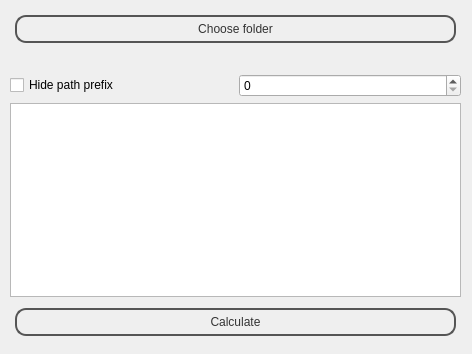
<?xml version="1.0" encoding="UTF-8"?>
<ui version="4.0">
 <class>mainWindow</class>
 <widget class="QWidget" name="mainWindow">
  <property name="geometry">
   <rect>
    <x>0</x>
    <y>0</y>
    <width>472</width>
    <height>354</height>
   </rect>
  </property>
  <property name="windowTitle">
   <string>mainWindow</string>
  </property>
  <widget class="QWidget" name="gridLayoutWidget">
   <property name="geometry">
    <rect>
     <x>10</x>
     <y>10</y>
     <width>451</width>
     <height>331</height>
    </rect>
   </property>
   <layout class="QGridLayout" name="gridLayout">
    <item row="4" column="0" colspan="2">
     <widget class="QPushButton" name="pushButton_calculate">
      <property name="styleSheet">
       <string notr="true">QPushButton {
margin: 5px;
color: #333;
border: 2px solid #555;
border-radius: 11px;
padding: 5px;
background: qradialgradient(cx: 0.3, cy: -0.4,
fx: 0.3, fy: -0.4,
radius: 1.35, stop: 0 #4ff, stop: 1 #A99);
min-width: 80px;
}

QPushButton:hover {
background: qradialgradient(cx: 0.3, cy: -0.4,
fx: 0.3, fy: -0.4,
radius: 1.35, stop: 0 #4ff, stop: 1 #Abb);
}

QPushButton:pressed {
background: qradialgradient(cx: 0.4, cy: -0.1,
fx: 0.4, fy: -0.1,
radius: 1.35, stop: 0 #fff, stop: 1 #ddd);
}
</string>
      </property>
      <property name="text">
       <string>Calculate</string>
      </property>
     </widget>
    </item>
    <item row="0" column="0" colspan="2">
     <widget class="QPushButton" name="pushButton_chooseFolder">
      <property name="styleSheet">
       <string notr="true">QPushButton {
margin: 5px;
color: #333;
border: 2px solid #555;
border-radius: 11px;
padding: 5px;
background: qradialgradient(cx: 0.3, cy: -0.4,
fx: 0.3, fy: -0.4,
radius: 1.35, stop: 0 #fff, stop: 1 #888);
min-width: 80px;
}

QPushButton:hover {
background: qradialgradient(cx: 0.3, cy: -0.4,
fx: 0.3, fy: -0.4,
radius: 1.35, stop: 0 #fff, stop: 1 #bbb);
}

QPushButton:pressed {
background: qradialgradient(cx: 0.4, cy: -0.1,
fx: 0.4, fy: -0.1,
radius: 1.35, stop: 0 #fff, stop: 1 #ddd);
}

</string>
      </property>
      <property name="text">
       <string>Choose folder</string>
      </property>
     </widget>
    </item>
    <item row="3" column="0" colspan="2">
     <widget class="QTableWidget" name="tableWidget">
      <property name="styleSheet">
       <string notr="true">QTableWidget:item:selected
{
	border: 3px solid  black; 
}
</string>
      </property>
     </widget>
    </item>
    <item row="1" column="0" colspan="2">
     <widget class="QLabel" name="chosenFolder">
      <property name="text">
       <string/>
      </property>
     </widget>
    </item>
    <item row="2" column="0">
     <widget class="QCheckBox" name="checkBox_hidePrefix">
      <property name="text">
       <string>Hide path prefix</string>
      </property>
     </widget>
    </item>
    <item row="2" column="1">
     <widget class="QSpinBox" name="spinBox_recursionLimit">
      <property name="styleSheet">
       <string notr="true">spinBox {
}</string>
      </property>
      <property name="minimum">
       <number>0</number>
      </property>
     </widget>
    </item>
   </layout>
  </widget>
 </widget>
 <resources/>
 <connections/>
</ui>
